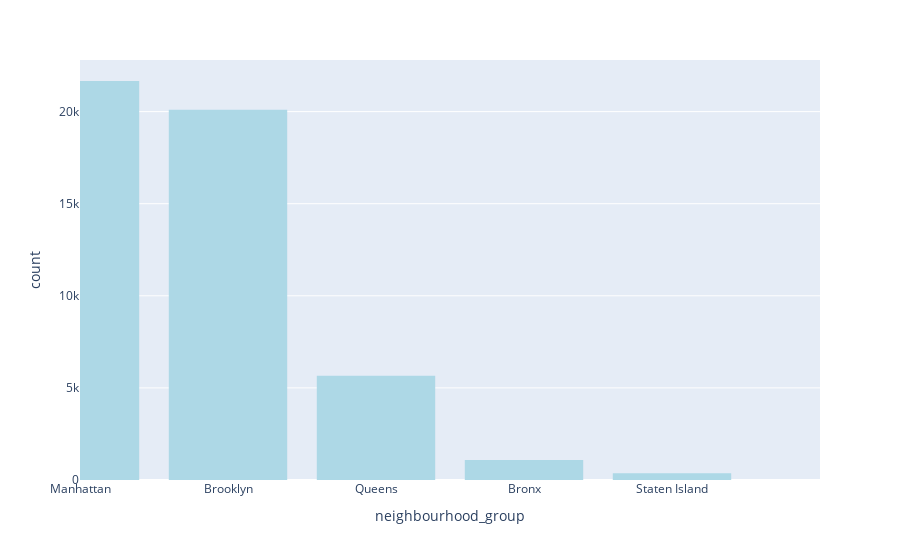

Here is the notebook cell this chart was saved with:
### Code cell
fig=pt.histogram(data,x='neighbourhood_group',color_discrete_sequence=['lightblue']).update_xaxes(categoryorder="total descending",range=(0, 5))
fig.show()

### Figure 1 — Plotly figure (JSON) as saved in the notebook; plotly's stock layout.template omitted (floating-point values rounded to 4 significant figures; data arrays with more than 128 entries replaced by an {"elided": "..."} marker saying what was removed)
{"data": [{"alignmentgroup": "True", "bingroup": "x", "hovertemplate": "neighbourhood_group=%{x}<br>count=%{y}<extra></extra>", "legendgroup": "", "marker": {"color": "lightblue", "pattern": {"shape": ""}}, "name": "", "offsetgroup": "", "orientation": "v", "showlegend": false, "type": "histogram", "x": {"elided": "48895 str values"}, "xaxis": "x", "yaxis": "y"}], "layout": {"barmode": "relative", "legend": {"tracegroupgap": 0}, "margin": {"t": 60}, "xaxis": {"anchor": "y", "categoryorder": "total descending", "domain": [0, 1], "range": [0, 5], "title": {"text": "neighbourhood_group"}}, "yaxis": {"anchor": "x", "domain": [0, 1], "title": {"text": "count"}}}}
